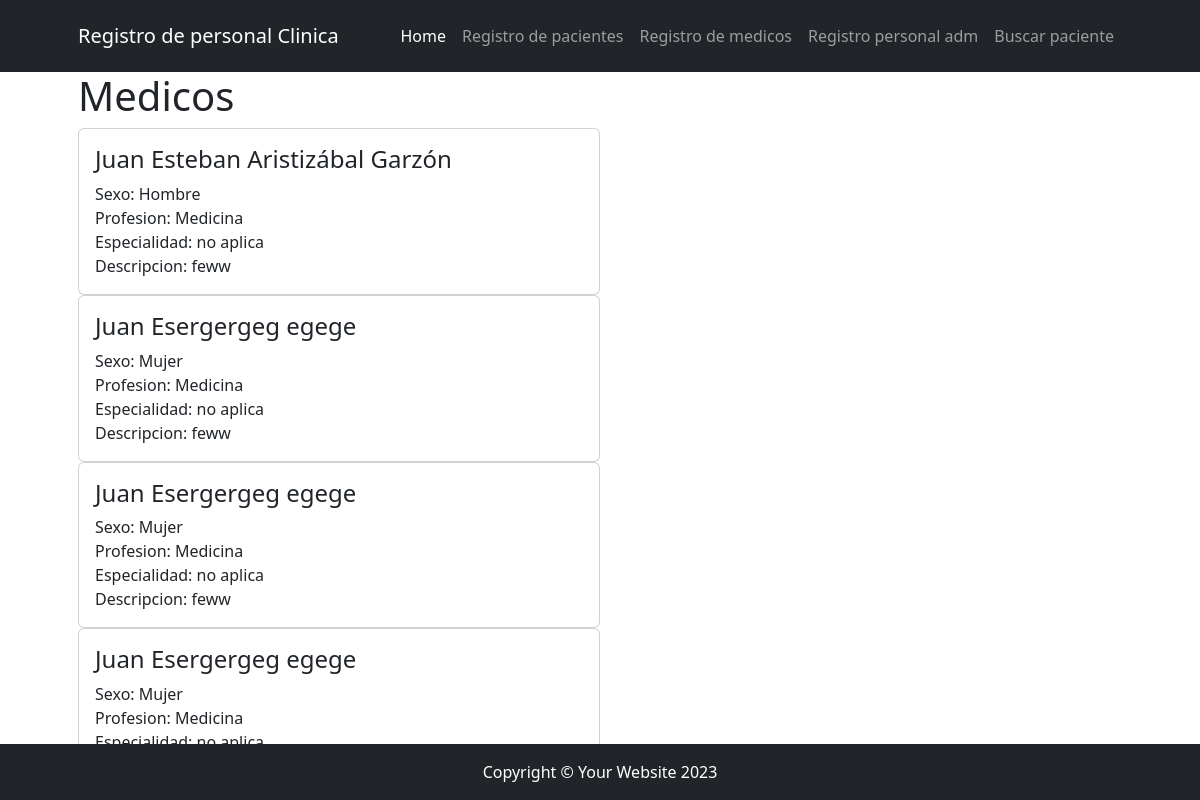
Before: /registro/mostarmedicos with the older database file.
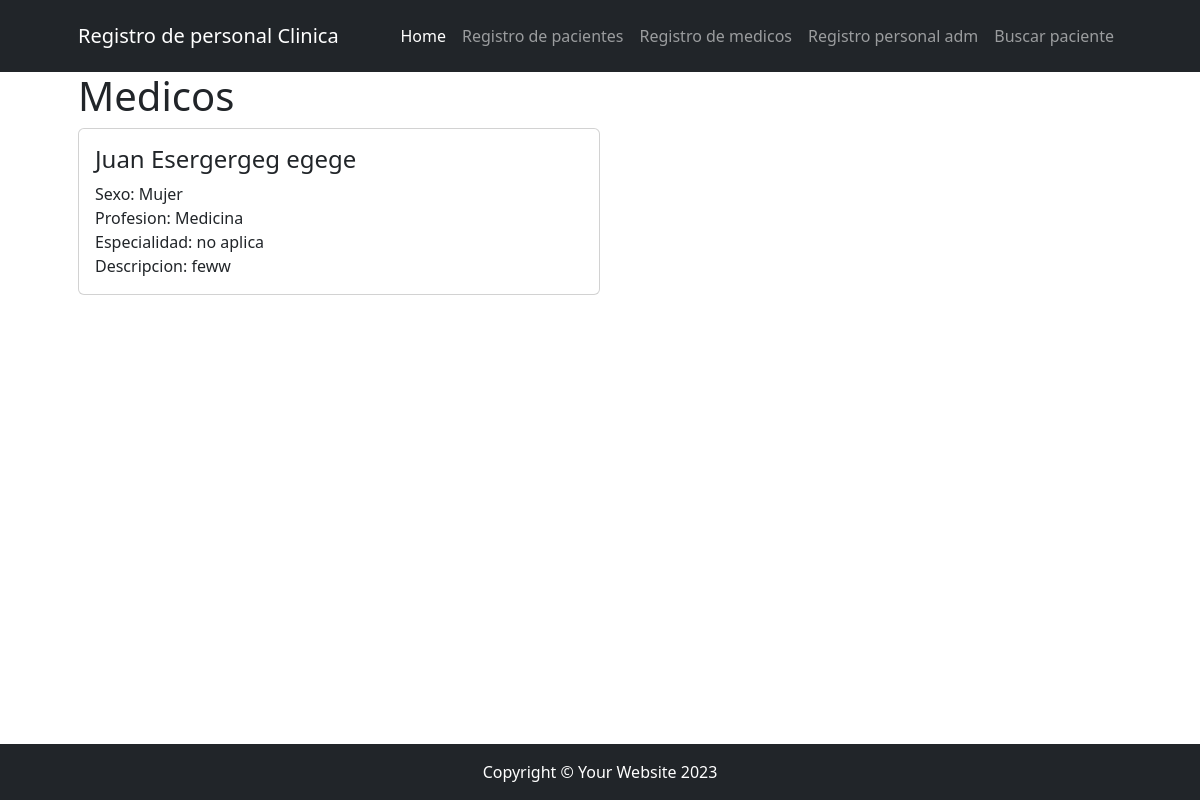
After: the same page with the newer database file.
### app/models.py (models this page shows, shortened)
class Medicos(models.Model):
    nombre = models. CharField(max_length=50)
    apellido = models.CharField(max_length=50)
    cedula = models.IntegerField(null=True)
    nacimiento = models.DateField(null=True)
    pais_origen = models.CharField(max_length=50, null=True, verbose_name="Pais de origen")
    estudios = (("Medicina","Medicina"),("",""))
    profesion = models.CharField(max_length= 50, choices=estudios, null=True)
    especialidad = models.CharField(max_length= 50, null=True)
    names = (("Hombre","Hombre"),("Mujer","Mujer"))
    sexo = models.CharField(max_length= 50, choices=names, null=True)
    descripcion = models.CharField(max_length=250, null=True)

### app/views.py (the view)
# urls.py: path("mostarmedicos", views.mostrar_personal_medico, name="mostrar_medicos"),
def mostrar_personal_medico(request):
    consulta_medicos = models.Medicos.objects.all()
    context = {"medicos": consulta_medicos}
    return render(request, "app/mostrarmedicos.html", context)

### app/templates/app/mostrarmedicos.html
{% extends 'core/base.html' %}
{% block titulo %}
<h1>Medicos</h1>
{% endblock titulo %}
{% block contenido %}
{%for medico in medicos%}
    <div class="col-md-6 mb-7">
        <div class="card h-100">
            <div class="card-body">
                <h4 class="card-title">{{ medico.nombre }} {{ medico.apellido }}</h4 >
                <p class="card-text">
                    Sexo: {{ medico.sexo }}<br/>
                    Profesion: {{ medico.profesion }}<br/>
                    Especialidad: {{ medico.especialidad }}<br/>
                    Descripcion: {{ medico.descripcion }}<br/>
                </p>
            </div>
        </div>
    </div>
{%endfor%}
{% endblock contenido %}

### core/templates/core/base.html (shortened to what this page needs)
{% load static %}
<!DOCTYPE html>
<html lang="es">
    <head>
        <link href={% static "core/css/styles.css"%} rel="stylesheet" />
    </head>
    <body>
        <nav class="py-3  navbar navbar-expand-lg navbar-dark bg-dark">
            <div class="container px-5">
                <a class="navbar-brand" href={% url 'core:home' %}  >Registro de personal Clinica</a>
                <div class="collapse navbar-collapse" id="navbarSupportedContent">
                    <ul class="navbar-nav ms-auto mb-2 mb-lg-0">
                        <li class="nav-item"><a class="nav-link active" aria-current="page" href={% url 'core:home' %}>Home</a></li>
                        <li class="nav-item"><a class="nav-link" href={% url 'app:registro_pacientes' %}>Registro de pacientes</a></li>
                        <li class="nav-item"><a class="nav-link" href={% url 'app:registro_medicos' %}>Registro de medicos</a></li>
                        <li class="nav-item"><a class="nav-link" href={% url 'app:registro_personaladm' %}>Registro personal adm</a></li>
                        <li class="nav-item"><a class="nav-link" href={% url 'app:home' %}>Buscar paciente</a></li>
                    </ul>
                </div>
            </div>
        </nav>
        <div class="container px-4 px-lg-5">
            {% block titulo %}
            {% endblock titulo %}
            {% block contenido %}
            {% endblock contenido %}
        </div>
        <footer class="py-3 bg-dark fixed-bottom ">
            <div class="container px-4 px-lg-5"><p class="m-0 text-center text-white">Copyright &copy; Your Website 2023</p></div>
        </footer>
    </body>
</html>

Changed rows visible on the page:
removed Medicos: nombre "Juan Esteban", apellido "Aristizábal Garzón", sexo "Hombre", profesion "Medicina", especialidad "no aplica", descripcion "feww"
removed Medicos: nombre "Juan Esergergeg", apellido "egege", sexo "Mujer", profesion "Medicina", especialidad "no aplica", descripcion "feww"
removed Medicos: nombre "Juan Esergergeg", apellido "egege", sexo "Mujer", profesion "Medicina", especialidad "no aplica"
